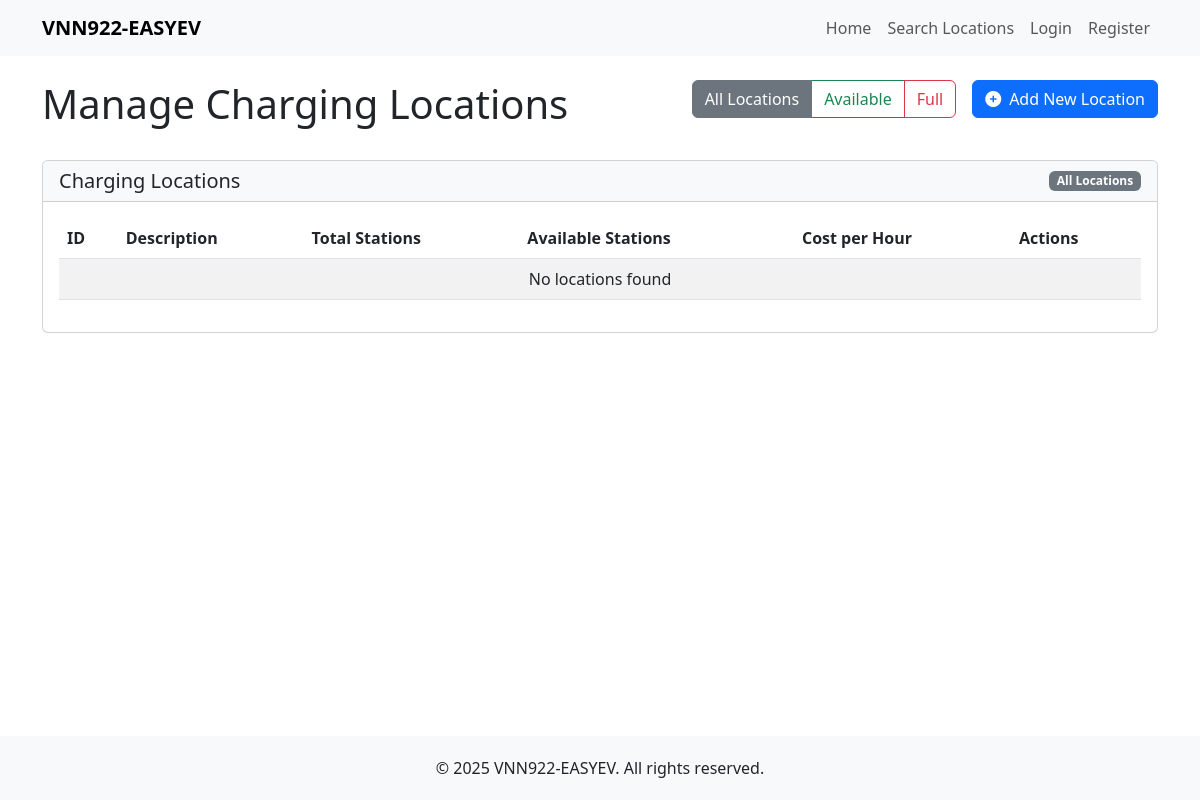
Before: /admin/locations.php with the older database file.
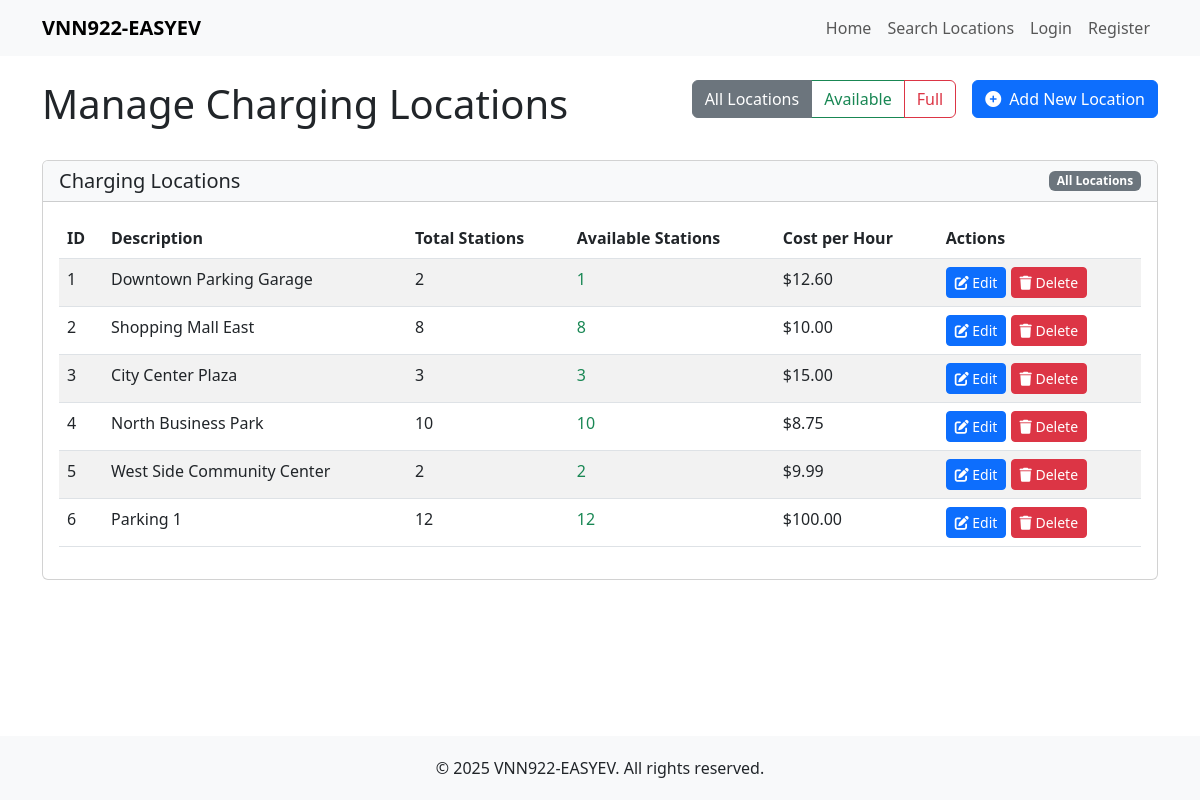
After: the same page with the newer database file.
### tables this page shows
CREATE TABLE IF NOT EXISTS charging_locations (
    location_id INT AUTO_INCREMENT PRIMARY KEY,
    description VARCHAR(255) NOT NULL,
    num_stations INT NOT NULL,
    cost_per_hour DECIMAL(10, 2) NOT NULL,
    created_at TIMESTAMP DEFAULT CURRENT_TIMESTAMP,
    updated_at TIMESTAMP DEFAULT CURRENT_TIMESTAMP ON UPDATE CURRENT_TIMESTAMP
);

### classes/Database.php (called while the page is built, shortened)
<?php
class Database {
    private $host = DB_HOST;
    private $user = DB_USER;
    private $pass = DB_PASS;
    private $dbname = DB_NAME;
    private $conn;
    private $stmt;
    public function __construct() {
        $this->conn = new mysqli($this->host, $this->user, $this->pass, $this->dbname);
    }
    public function query($query) {
        $this->stmt = $this->conn->prepare($query);
    }
    public function execute() {
        return $this->stmt->execute();
    }
    public function resultSet() {
        $this->execute();
        $result = $this->stmt->get_result();
        return $result->fetch_all(MYSQLI_ASSOC);
    }
}

### classes/Location.php (called while the page is built, shortened)
<?php
class Location {
    private $db;
    public function __construct() {
        $this->db = new Database();
    }
    public function getFullLocations() {
        $this->db->query('SELECT cl.location_id, cl.description, cl.num_stations, cl.cost_per_hour,
                         (SELECT COUNT(*) FROM charging_sessions cs
                          WHERE cs.location_id = cl.location_id AND cs.status = "active") AS active_sessions,
                         (cl.num_stations - (SELECT COUNT(*) FROM charging_sessions cs
                                             WHERE cs.location_id = cl.location_id AND cs.status = "active")) AS available_stations
                          FROM charging_locations cl
                          ORDER BY cl.location_id');
        return $this->db->resultSet();
    }
}

### admin/locations.php (the view, shortened to what the changed rows need)
<?php
require_once '../classes/Database.php';
require_once '../classes/Location.php';
$location = new Location();
$filter = isset($_GET['filter']) ? $_GET['filter'] : 'all';
switch ($filter) {
    case 'all':
    default:
        $locations = $location->getFullLocations();
        break;
}
include_once '../includes/header.php';
?>
<div class="row mb-4">
    <div class="col-md-6">
        <h1>Manage Charging Locations</h1>
    </div>
</div>
<div class="card mb-4">
    <div class="card-body">
        <div class="table-responsive">
            <table class="table table-striped table-hover">
                <thead>
                    <tr>
                        <th>ID</th>
                        <th>Description</th>
                        <th>Total Stations</th>
                        <th>Available Stations</th>
                        <th>Cost per Hour</th>
                        <th>Actions</th>
                    </tr>
                </thead>
                <tbody>
                    <?php if (empty($locations)) : ?>
                        <tr>
                            <td colspan="6" class="text-center">No locations found</td>
                        </tr>
                    <?php else: ?>
                        <?php foreach ($locations as $loc) : ?>
                            <tr>
                                <td><?php echo isset($loc['location_id']) ? htmlspecialchars($loc['location_id']) : ''; ?></td>
                                <td><?php echo isset($loc['description']) ? htmlspecialchars($loc['description']) : ''; ?></td>
                                <td><?php echo isset($loc['num_stations']) ? htmlspecialchars($loc['num_stations']) : ''; ?></td>
                                <td>
                                    <?php
                                        $available = isset($loc['available_stations']) ? intval($loc['available_stations']) : 0;
                                        if ($available > 0) {
                                            echo '<span class="text-success">' . $available . '</span>';
                                        } else {
                                            echo '<span class="text-danger">0 (Full)</span>';
                                        }
                                    ?>
                                </td>
                                <td>$<?php echo isset($loc['cost_per_hour']) ? number_format((float)$loc['cost_per_hour'], 2) : '0.00'; ?></td>
                                <td>
                                    <a href="/admin/edit-location.php?id=<?php echo isset($loc['location_id']) ? $loc['location_id'] : ''; ?>" class="btn btn-sm btn-primary">
                                        <i class="fas fa-edit"></i> Edit
                                    </a>
                                    <a href="/admin/locations.php?delete=<?php echo isset($loc['location_id']) ? $loc['location_id'] : ''; ?><?php echo $filter !== 'all' ? '&filter=' . $filter : ''; ?>"
                                       class="btn btn-sm btn-danger"
                                       onclick="return confirm('Are you sure you want to delete this location?');">
                                        <i class="fas fa-trash"></i> Delete
                                    </a>
                                </td>
                            </tr>
                        <?php endforeach; ?>
                    <?php endif; ?>
                </tbody>
            </table>
        </div>
    </div>
</div>
<?php include_once '../includes/footer.php'; ?>

Changed rows visible on the page:
added charging_locations: location_id "1", description "Downtown Parking Garage", num_stations "2", available "1", cost_per_hour "12.60"
added charging_locations: location_id "2", description "Shopping Mall East", num_stations "8", available "8", cost_per_hour "10.00"
added charging_locations: location_id "3", description "City Center Plaza", num_stations "3", available "3", cost_per_hour "15.00"
added charging_locations: location_id "4", description "North Business Park", num_stations "10", available "10", cost_per_hour "8.75"
added charging_locations: location_id "5", description "West Side Community Center", num_stations "2", available "2", cost_per_hour "9.99"
added charging_locations: location_id "6", description "Parking 1", num_stations "12", available "12", cost_per_hour "100.00"
Other visible differences:
text no longer shown: "No locations found"
